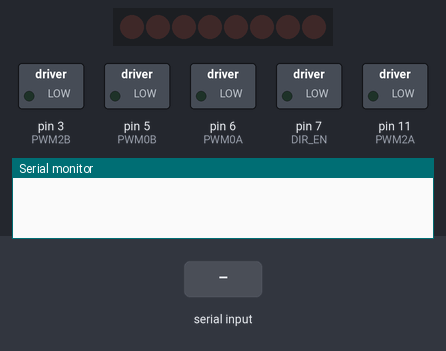
Simulated run of this sketch. Board: Arduino Mega 2560, built with avr-gcc and run on an emulated ATmega2560. On the bench: 8 shift-register outputs drawn as a row of LEDs (first output left, lit = HIGH), switched loads named in the sketch (green lamp = pin HIGH), the last lines printed to the serial monitor. Wiring (inferred from the names in the program): shift register (74HC595): data pin 8; shift clock pin 4; latch pin 12. Wiring (inferred from the signals the program sends): row of LEDs: on Q0, Q1, Q2, Q3, Q4, Q5, Q6, Q7. The inputs (shaded band) are chosen by the test bench. Pins used as bus, display or sensor lines are not drawn.

Above: at 2.2 s.
2.3 s: "0" received over the second serial link
At 3.5 s:
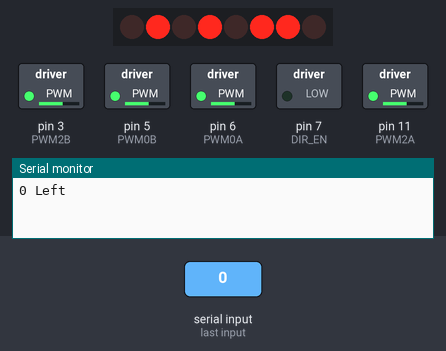
3.8 s: "1" received over the second serial link
At 4.7 s:
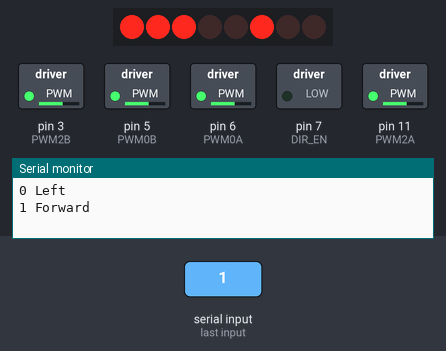
5.3 s: "2" received over the second serial link
At 5.8 s:
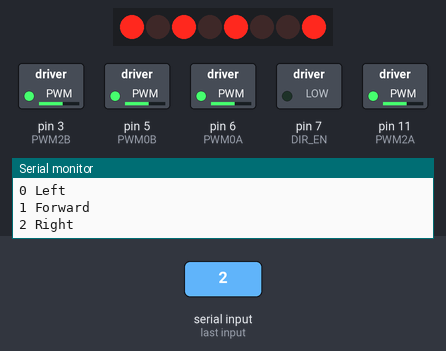
6.8 s: "3" received over the second serial link
At 8.0 s:
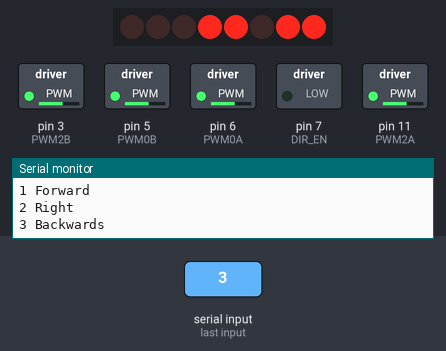
8.3 s: "6" received over the second serial link
At 9.3 s:
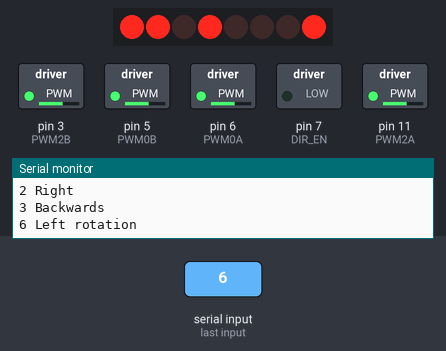
9.8 s: "7" received over the second serial link
At 10.5 s:
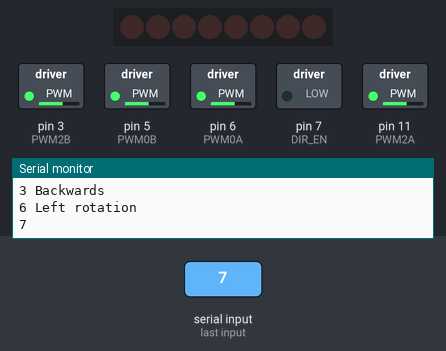
Timing chart, 0 to 12.3 s (numbered marks = the images above; inputs shaded):
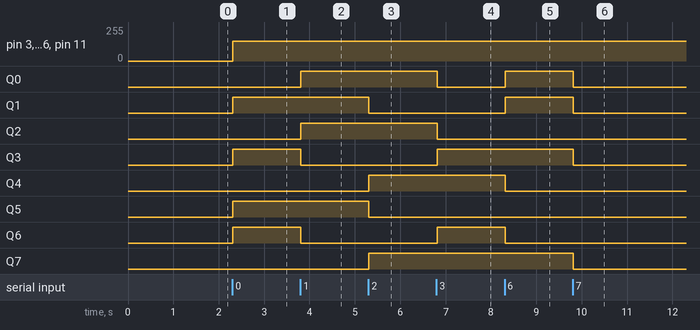

The sketch:

V3.ino
```cpp
// Library BNO055
#include <Wire.h>
#include <Adafruit_Sensor.h>
#include <Adafruit_BNO055.h>
#include <utility/imumaths.h>

//Header Files
#include "sensor_struct.h"
#include "pin.h"
#include "directions.h"
#include "readsensor.h"
#include "debug.h"
#include "servo_function.h"
//#include "matrix.h"


char bluetoothValue;

void setup() {
  //   lc.shutdown(0,false);
  // // Set brightness to a medium value
  // lc.setIntensity(0,8);
  // // Clear the display
  // lc.clearDisplay(0);

  //servo1.write(servoPosition);
  //servo1.attach(servoPin);
  //Open Serial Monitor
  //Serial.begin(9600);
  Serial.begin(9600);
  Serial1.begin(9600);

  /*Serial.println("Serial Working");
  //wait for serial port to open
  while (!Serial) delay(10);
  //Initialise the sensor
  if(!bno.begin())
  {
    Serial.print("Check wiring BNO055");
    while(1);
  }
  */
  //Declaring IRpins
  for (int i = 0; i<IR_sensoramount; i++){
    pinMode(IR_pins[i], INPUT);
  }
  for (int i = 0; i<Sonar_sensoramount; i++){
    pinMode(sonarecho_pins[i], INPUT);
    pinMode(sonartrig_pins[i], OUTPUT);
  }
  pinMode(DIR_CLK, OUTPUT);
  pinMode(DATA, OUTPUT);
  pinMode(DIR_EN, OUTPUT);
  pinMode(DIR_LATCH, OUTPUT);
  pinMode(PWM0B, OUTPUT); //RB
  pinMode(PWM0A, OUTPUT); //LB
  pinMode(PWM2A, OUTPUT); //LF
  pinMode(PWM2B, OUTPUT); //RF
  void MOTOR(int Direction, int MotorPWM1, int MotorPWM2, int MotorPWM3, int MotorPWM4);
  delay(1000);
  }


void loop() {

  while(Serial1.available()>0){
bluetoothValue = Serial1.read();
Serial.print(bluetoothValue);
//Serial.print("\n");
delay(10);

 if(bluetoothValue =='0'){
      Serial.println(" Left ");
      Left_Sideways();
  }else if(bluetoothValue == '1'){
      Serial.println(" Forward ");
      Forward();
  }else if(bluetoothValue == '2'){
      Serial.println(" Right ");
      Right_Sideways();
  }else if(bluetoothValue == '3'){
      Serial.println(" Backwards ");
      Backward();
  }else if(bluetoothValue == '4'){
      Serial.println(" Faster");
      SPEED(150,150,150,150);
  }else if(bluetoothValue == '5'){
      Serial.println(" Slower");
      SPEED(100, 100, 100, 100);
  }else if(bluetoothValue == '6'){
      Serial.println(" Left rotation");
      Left_Rotation();
  }else if(bluetoothValue == '7'){
      STOP();
  }else if (bluetoothValue == '8'){
      Serial.println(" Right rotation");
      Right_Rotation();
    }
  }
  //SERVO
  // currentMillis = millis();
  // servoSweep(currentMillis);


  //SENSOR
  /*
  IRstate();
  AXISstate();
  Sonarstate();

  if(IR_sensor[2].state == 0 && IR_sensor[3].state == 0 && IR_sensor[7].state == 0){
  Right_Rotation();
  MATRIX_RIGHT();
  } else if(IR_sensor[2].state == 0){
  STOP();
  MATRIX_STOP();
  delay(1000);
  Backward();
  MATRIX_BACKWARD();
  delay(1000);
  Right_Rotation();
  MATRIX_RIGHT();
  delay(500);
  } else if(IR_sensor[7].state == 0){
  STOP();
  MATRIX_STOP();
  delay(1000);
  Backward();
  MATRIX_BACKWARD();
  delay(1000);
  Left_Rotation();
  MATRIX_LEFT();
  delay(500);
  }else if(IR_sensor[2].state == 0 && IR_sensor[7].state == 0){
  STOP();
  MATRIX_STOP();
  delay(1000);
  Backward();
  MATRIX_BACKWARD();
  delay(2000);
  Left_Rotation();
  MATRIX_LEFT();
  delay(1000);
  } else {
  Forward();
  MATRIX_FORWARD();
  }
*/

  // debug(); // this function is used if you want to see the data in the Serial Monitor
}
```

debug.h
```cpp
//print the values from the sensors to the Serial Monitor
void debug(){
  Serial.print("SONAR SENSOR:");
  for (int i = 0; i<Sonar_sensoramount; i++){
    Serial.print(" | ");
    Serial.print(Sonar_sensor[i].location);
    Serial.print(" [");
    if(Sonar_sensor[i].anglepolarity==1){Serial.print("+");}
    else {Serial.print("-");}
    Serial.print(Sonar_sensor[i].angle);
    Serial.print("] : ");
    Serial.print(Sonar_sensor[i].distance);
  }
  Serial.print(" |     IR SENSOR:");
  for (int i = 0; i<IR_sensoramount; i++){
    Serial.print(" | ");
    Serial.print(IR_sensor[i].location);
    Serial.print(" [");
    if(IR_sensor[i].anglepolarity==1){Serial.print("+");}
    else {Serial.print("-");}
    Serial.print(IR_sensor[i].angle);
    Serial.print("] : ");
    Serial.print(IR_sensor[i].state);
  }
    Serial.print(" |     AXIS SENSOR: X: ");
    Serial.print(AXIS_sensor[0].xaxis);
    Serial.print(" Y: ");
    Serial.print(AXIS_sensor[0].yaxis);
    Serial.print(" Z: ");
    Serial.print(AXIS_sensor[0].zaxis);
    Serial.println(" |");
   }
```

directions.h
```cpp
//Directions
const int DIR_Forward = 39;
const int DIR_STOP = 0;
const int DIR_Backward = 216;
const int DIR_Left_Sideways = 106;
const int DIR_Right_Sideways = 149;
const int DIR_Left_AAB = 3;
const int DIR_Right_AAB = 36;
const int DIR_Forward_Left_Diagonally = 34;
const int DIR_Backward_Left_Diagonally = 72;
const int DIR_Forward_Right_Diagonally = 5;
const int DIR_Backward_Right_Diagonally = 144;
const int DIR_Left_Rotation = 139;
const int DIR_Right_Rotation = 116;
const int DIR_Left_Front_Rotation = 10;
const int DIR_Right_Front_Rotation = 20;
const int DIR_Left_Back_Rotation = 96;
const int DIR_Right_Back_Rotation = 129;
const int DIR_drift = 116;
const int DIR_Forward_Right_Back_Drift = 38;
const int DIR_Forward_Left_Back_Drift = 7;
const int DIR_Forward_Right_Front_Drift = 37;
const int DIR_Forward_Left_Front_Drift = 35 ;
const int DIR_Backward_Right_Back_Drift = 152;
const int DIR_Backward_Left_Back_Drift = 88;
const int DIR_Backward_Right_Front_Drift = 200;
const int DIR_Backward_Left_Front_Drift = 208;


//MotorSpeed
int MotorPWM1 = 150; //LF
int MotorPWM2 = 150; //RF
int MotorPWM3 = 150; //LB
int MotorPWM4 = 150; //RB


void SPEED(int MotorPWM1, int MotorPWM2, int MotorPWM3, int MotorPWM4){
  analogWrite(PWM2A, MotorPWM1);
  analogWrite(PWM2B, MotorPWM2);
  analogWrite(PWM0A, MotorPWM3);
  analogWrite(PWM0B, MotorPWM4);
}
//Driving motor
void MOTOR(int Direction, int MotorPWM1, int MotorPWM2, int MotorPWM3, int MotorPWM4) {
  SPEED(MotorPWM1, MotorPWM2, MotorPWM3, MotorPWM4);
  digitalWrite(DIR_LATCH, LOW);
  shiftOut(DATA, DIR_CLK, MSBFIRST, Direction);
  digitalWrite(DIR_LATCH, HIGH);
}


void Forward(){
MOTOR(DIR_Forward, MotorPWM1, MotorPWM2, MotorPWM3, MotorPWM4);}

void STOP(){
MOTOR(DIR_STOP, MotorPWM1, MotorPWM2, MotorPWM3, MotorPWM4);}

void Backward(){
MOTOR(DIR_Backward, MotorPWM1, MotorPWM2, MotorPWM3, MotorPWM4);}

void Left_Sideways(){
MOTOR(DIR_Left_Sideways, MotorPWM1, MotorPWM2, MotorPWM3, MotorPWM4);}

void Right_Sideways(){
MOTOR(DIR_Right_Sideways, MotorPWM1, MotorPWM2, MotorPWM3, MotorPWM4);}

void Left_AAB(){
MOTOR(DIR_Left_AAB, MotorPWM1, MotorPWM2, MotorPWM3, MotorPWM4);}

void Right_AAB(){
MOTOR(DIR_Right_AAB, MotorPWM1, MotorPWM2, MotorPWM3, MotorPWM4);}

void Forward_Left_Diagonally(){
MOTOR(DIR_Forward_Left_Diagonally, MotorPWM1, MotorPWM2, MotorPWM3, MotorPWM4);}

void Backward_Left_Diagonally(){
MOTOR(DIR_Backward_Left_Diagonally, MotorPWM1, MotorPWM2, MotorPWM3, MotorPWM4);}

void Forward_Right_Diagonally(){
MOTOR(DIR_Forward_Right_Diagonally, MotorPWM1, MotorPWM2, MotorPWM3, MotorPWM4);}

void Backward_Right_Diagonally(){
MOTOR(DIR_Backward_Right_Diagonally, MotorPWM1, MotorPWM2, MotorPWM3, MotorPWM4);}

void Left_Rotation(){
MOTOR(DIR_Left_Rotation, MotorPWM1, MotorPWM2, MotorPWM3, MotorPWM4);}

void Right_Rotation(){
MOTOR(DIR_Right_Rotation, MotorPWM1, MotorPWM2, MotorPWM3, MotorPWM4);}

void Left_Front_Rotation(){
MOTOR(DIR_Left_Front_Rotation, MotorPWM1, MotorPWM2, MotorPWM3, MotorPWM4);}

void Right_Front_Rotation(){
MOTOR(DIR_Right_Front_Rotation, MotorPWM1, MotorPWM2, MotorPWM3, MotorPWM4);}

void Left_Back_Rotation(){
MOTOR(DIR_Left_Back_Rotation, MotorPWM1, MotorPWM2, MotorPWM3, MotorPWM4);}

void Right_Back_Rotation(){
MOTOR(DIR_Left_Back_Rotation, MotorPWM1, MotorPWM2, MotorPWM3, MotorPWM4);}

void Forward_Right_Back_Drift(){
MOTOR(DIR_Forward_Right_Back_Drift, MotorPWM1, MotorPWM2, MotorPWM3, MotorPWM4);}

void Forward_Left_Back_Drift(){
MOTOR(DIR_Forward_Left_Back_Drift, MotorPWM1, MotorPWM2, MotorPWM3, MotorPWM4);}

void Forward_Right_Front_Drift(){
MOTOR(DIR_Forward_Right_Front_Drift, MotorPWM1, MotorPWM2, MotorPWM3, MotorPWM4);}

void Forward_Left_Front_Drift(){
MOTOR(DIR_Forward_Left_Front_Drift, MotorPWM1, MotorPWM2, MotorPWM3, MotorPWM4);}

void Backward_Right_Back_Drift(){
MOTOR(DIR_Backward_Right_Back_Drift, MotorPWM1, MotorPWM2, MotorPWM3, MotorPWM4);}

void Backward_Left_Back_Drift(){
MOTOR(DIR_Backward_Left_Back_Drift, MotorPWM1, MotorPWM2, MotorPWM3, MotorPWM4);}

void Backward_Right_Front_Drift(){
MOTOR(DIR_Backward_Right_Front_Drift, MotorPWM1, MotorPWM2, MotorPWM3, MotorPWM4);}

void Backward_Left_Front_Drift(){
MOTOR(DIR_Backward_Left_Front_Drift, MotorPWM1, MotorPWM2, MotorPWM3, MotorPWM4);}
```

pin.h
```cpp
//Motorshield PMW
const int PWM2A = 11;
const int PWM2B = 3;
const int PWM0A = 6;
const int PWM0B = 5;

//Motorshield data
const int DIR_CLK = 4;
const int DIR_EN = 7;
const int DATA = 8;
const int DIR_LATCH = 12;

//IR SENSOR
const int IR_pins[] = {22, 24, 26, 28, 30, 32, 34, 36};
const int IR_sensoramount = sizeof(IR_pins) / sizeof(IR_pins[0]);

//SONAR SENSOR
const int sonartrig_pins[] = {25, 33, 29};
const int sonarecho_pins[] = {23, 31, 27};
const int Sonar_sensoramount = sizeof(sonartrig_pins) / sizeof(sonartrig_pins[0]);

//9 Axis I2C adress
Adafruit_BNO055 bno = Adafruit_BNO055(-1, 0x28, &Wire);
```

readsensor.h
```cpp
/* Set the delay between fresh samples */
#define BNO055_SAMPLERATE_DELAY_MS (100)

void IRstate() { //Reading IR state
  for (int i = 0; i<IR_sensoramount; i++){
    IR_sensor[i].state = digitalRead(IR_pins[i]);
   }}

void Sonarstate(){ //Reading Sonar state/distance
  for (int i = 0; i<Sonar_sensoramount; i++){
  digitalWrite(sonartrig_pins[i], LOW);
  delayMicroseconds(2);
  digitalWrite(sonartrig_pins[i], HIGH); // set trigger pin to High to send a pulse into the real world
  delayMicroseconds(10);
  digitalWrite(sonartrig_pins[i], LOW);
  Sonar_sensor[i].duration = pulseIn(sonarecho_pins[i], HIGH); // measure the time it takes to receive the pulse
  Sonar_sensor[i].distance = Sonar_sensor[i].duration * 0.034 / 2; //calculate the distance in cm
  }}

void AXISstate(){//Reading 9Axis State
  imu::Vector<3> euler = bno.getVector(Adafruit_BNO055::VECTOR_EULER);
  AXIS_sensor[0].xaxis = euler.x();
  AXIS_sensor[0].yaxis = euler.y();
  AXIS_sensor[0].zaxis = euler.z();
  /* Display the floating point data */
  delay(BNO055_SAMPLERATE_DELAY_MS);
}
```

sensor_struct.h
```cpp
//Struct data localisation
struct data{
  char location[5];
  int state; //IR
  long duration; //US
  int distance; //US
  int angle; //US
  int anglepolarity; //0 = min, 1 = plus
  char sensor_type[30];
};

//declaring 8 IR sensors by using a struct
struct data IR_sensor[] ={
  {"LB", 0, 0, 0, 180, 1, "IR Sensor"},
  {"LB", 0, 0, 0, 90, 0, "IR Sensor"},
  {"LF", 0, 0, 0, 0, 1, "IR Sensor"},
  {"LF", 0, 0, 0, 90, 0, "IR Sensor"},
  {"RB", 0, 0, 0, 180, 1, "IR Sensor"},
  {"RB", 0, 0, 0, 90, 1, "IR Sensor"},
  {"RF", 0, 0, 0, 90, 1, "IR Sensor"},
  {"RF", 0, 0, 0, 0, 1, "IR Sensor"}
};

//declaring 3 sonar sensors by using a struct
struct data Sonar_sensor[] ={
  {"FRONT", 0, 0, 0, 0, 0, "Sonar sensor"},
  {"LEFT", 0, 0, 0, 0, "Sonar sensor"},
  {"RIGHT", 0, 0, 0, 0, "Sonar sensor"}
};

//AxisSensor struct
struct axis{
  float xaxis;
  float yaxis;
  float zaxis;
  char sensor_type[30];
};

//AxisSensor data struct
struct axis AXIS_sensor[] ={
  {0, 0, 0, "9 Axis Sensor"}
};
```

servo_function.h
```cpp
#include <Servo.h>

const int servoPin = 10; // the pin number for the servo signal
const int servoMinDegrees = 60; // the limits to servo movement
const int servoMaxDegrees = 120;

Servo servo1;  // create servo object to control a servo

int servoPosition = servoMinDegrees;     // the current angle of the servo - starting at 90.
int servoInterval = 30; // initial millisecs between servo moves
int servoDegrees = 1;       // amount servo moves at each step
int servoDegreeCounter = servoMaxDegrees;

unsigned long currentMillis = 0;    // stores the value of millis() in each iteration of loop()
unsigned long previousServoMillis = 0; // the time when the servo was last moved

servoSweep(unsigned long Mills) {
    while(Mills - previousServoMillis >= servoInterval) {
      previousServoMillis += servoInterval;
      servoPosition = servoPosition + servoDegrees; // servoDegrees might be negative
      if ((servoPosition == servoMaxDegrees) || (servoPosition == servoMinDegrees))  {
      servoDegrees = - servoDegrees; // reverse direction
      servoPosition = servoPosition + servoDegrees;
      }
    servo1.write(servoPosition);
  }}
```

Measured:
- after the input at 2.3 s, pin 3 (PWM2B), pin 5 (PWM0B), pin 6 (PWM0A), pin 11 (PWM2A): 0/255 → 150/255 at once; Q1, Q3, Q5, Q6: LOW → HIGH at once
- after the input at 3.8 s, Q0, Q2: LOW → HIGH at once; Q3, Q6: HIGH → LOW at once
- after the input at 5.3 s, Q1, Q5: HIGH → LOW at once; Q4, Q7: LOW → HIGH at once
- after the input at 6.8 s, Q0, Q2: HIGH → LOW at once; Q3, Q6: LOW → HIGH at once
- after the input at 8.3 s, Q0, Q1: LOW → HIGH at once; Q4, Q6: HIGH → LOW at once
- after the input at 9.8 s, Q0, Q1, Q3, Q7: HIGH → LOW at once
